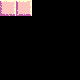

Tiled map render using the project's own tile images. Description and the whole map definition, tile-layer contents included, below:
An orthogonal 5x5 tile map with 16x16 px tiles, 1 tile layer (Tile Layer 1).

<map version="1.5" tiledversion="1.6.0" orientation="orthogonal" renderorder="right-down" width="5" height="5" tilewidth="16" tileheight="16" infinite="0" nextlayerid="2" nextobjectid="1">
 <editorsettings>
  <export target="fixtures_5x5.lua" format="lua" />
 </editorsettings>
 <tileset firstgid="1" name="tiles" tilewidth="16" tileheight="16" tilecount="56" columns="14">
  <image source="../../../tiles.png" width="224" height="64" />
  <tile id="28">
   <properties>
    <property name="box2d_collidable" type="bool" value="true" />
   </properties>
  </tile>
  <tile id="29">
   <properties>
    <property name="box2d_categories" type="int" value="2" />
    <property name="box2d_collidable" type="bool" value="true" />
    <property name="box2d_friction" type="float" value="1.5" />
    <property name="box2d_group" type="int" value="5" />
    <property name="box2d_mask" type="int" value="255" />
    <property name="box2d_restitution" type="float" value="2.5" />
    <property name="box2d_sensor" type="bool" value="true" />
   </properties>
  </tile>
 </tileset>
 <layer id="1" name="Tile Layer 1" width="5" height="5">
  <data encoding="csv">
29,30,0,0,0,
0,0,0,0,0,
0,0,0,0,0,
0,0,0,0,0,
0,0,0,0,0
</data>
 </layer>
</map>
